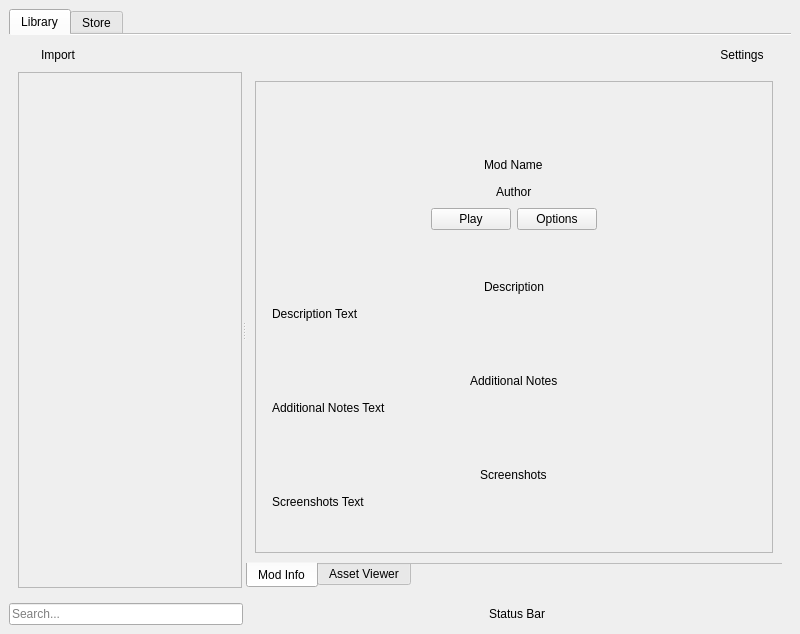
<?xml version="1.0" encoding="UTF-8"?>
<ui version="4.0">
 <class>MainWindow</class>
 <widget class="QMainWindow" name="MainWindow">
  <property name="geometry">
   <rect>
    <x>0</x>
    <y>0</y>
    <width>800</width>
    <height>634</height>
   </rect>
  </property>
  <property name="windowTitle">
   <string>MainWindow</string>
  </property>
  <widget class="QWidget" name="centralwidget">
   <layout class="QGridLayout" name="gridLayout_2">
    <item row="1" column="3">
     <spacer name="horizontalSpacer_2">
      <property name="orientation">
       <enum>Qt::Horizontal</enum>
      </property>
      <property name="sizeHint" stdset="0">
       <size>
        <width>40</width>
        <height>20</height>
       </size>
      </property>
     </spacer>
    </item>
    <item row="1" column="1">
     <spacer name="horizontalSpacer_3">
      <property name="orientation">
       <enum>Qt::Horizontal</enum>
      </property>
      <property name="sizeHint" stdset="0">
       <size>
        <width>40</width>
        <height>20</height>
       </size>
      </property>
     </spacer>
    </item>
    <item row="0" column="0" colspan="5">
     <widget class="QTabWidget" name="mainTabWidget">
      <property name="tabPosition">
       <enum>QTabWidget::North</enum>
      </property>
      <property name="currentIndex">
       <number>0</number>
      </property>
      <property name="elideMode">
       <enum>Qt::ElideNone</enum>
      </property>
      <property name="usesScrollButtons">
       <bool>true</bool>
      </property>
      <property name="documentMode">
       <bool>true</bool>
      </property>
      <property name="tabsClosable">
       <bool>false</bool>
      </property>
      <property name="movable">
       <bool>false</bool>
      </property>
      <widget class="QWidget" name="libraryTab">
       <attribute name="title">
        <string>Library</string>
       </attribute>
       <layout class="QGridLayout" name="gridLayout_3">
        <item row="0" column="3">
         <widget class="QPushButton" name="librarySettingsButton">
          <property name="text">
           <string>Settings</string>
          </property>
          <property name="checkable">
           <bool>false</bool>
          </property>
          <property name="flat">
           <bool>true</bool>
          </property>
         </widget>
        </item>
        <item row="0" column="2">
         <spacer name="horizontalSpacer">
          <property name="orientation">
           <enum>Qt::Horizontal</enum>
          </property>
          <property name="sizeHint" stdset="0">
           <size>
            <width>40</width>
            <height>20</height>
           </size>
          </property>
         </spacer>
        </item>
        <item row="0" column="1">
         <widget class="QPushButton" name="libraryImportButton">
          <property name="text">
           <string>Import</string>
          </property>
          <property name="checkable">
           <bool>false</bool>
          </property>
          <property name="flat">
           <bool>true</bool>
          </property>
         </widget>
        </item>
        <item row="1" column="1" colspan="3">
         <widget class="QSplitter" name="librarySplitter">
          <property name="orientation">
           <enum>Qt::Horizontal</enum>
          </property>
          <widget class="QScrollArea" name="libraryModScrollArea">
           <property name="sizePolicy">
            <sizepolicy hsizetype="MinimumExpanding" vsizetype="Expanding">
             <horstretch>0</horstretch>
             <verstretch>0</verstretch>
            </sizepolicy>
           </property>
           <property name="minimumSize">
            <size>
             <width>224</width>
             <height>0</height>
            </size>
           </property>
           <property name="sizeIncrement">
            <size>
             <width>0</width>
             <height>0</height>
            </size>
           </property>
           <property name="baseSize">
            <size>
             <width>0</width>
             <height>0</height>
            </size>
           </property>
           <property name="horizontalScrollBarPolicy">
            <enum>Qt::ScrollBarAsNeeded</enum>
           </property>
           <property name="sizeAdjustPolicy">
            <enum>QAbstractScrollArea::AdjustIgnored</enum>
           </property>
           <property name="widgetResizable">
            <bool>true</bool>
           </property>
           <widget class="QWidget" name="libraryModScrollAreaWidgetContents">
            <property name="geometry">
             <rect>
              <x>0</x>
              <y>0</y>
              <width>222</width>
              <height>519</height>
             </rect>
            </property>
            <layout class="QGridLayout" name="gridLayout_4">
             <property name="leftMargin">
              <number>4</number>
             </property>
            </layout>
           </widget>
          </widget>
          <widget class="QTabWidget" name="libraryViewTabWidget">
           <property name="sizePolicy">
            <sizepolicy hsizetype="Expanding" vsizetype="Expanding">
             <horstretch>0</horstretch>
             <verstretch>0</verstretch>
            </sizepolicy>
           </property>
           <property name="tabPosition">
            <enum>QTabWidget::South</enum>
           </property>
           <property name="currentIndex">
            <number>0</number>
           </property>
           <property name="documentMode">
            <bool>true</bool>
           </property>
           <widget class="QWidget" name="libraryModInfoTab">
            <property name="layoutDirection">
             <enum>Qt::LeftToRight</enum>
            </property>
            <property name="autoFillBackground">
             <bool>false</bool>
            </property>
            <attribute name="title">
             <string>Mod Info</string>
            </attribute>
            <layout class="QGridLayout" name="gridLayout_6">
             <property name="sizeConstraint">
              <enum>QLayout::SetDefaultConstraint</enum>
             </property>
             <item row="0" column="0">
              <widget class="QScrollArea" name="libraryModInfoScrollArea">
               <property name="sizePolicy">
                <sizepolicy hsizetype="MinimumExpanding" vsizetype="Expanding">
                 <horstretch>0</horstretch>
                 <verstretch>0</verstretch>
                </sizepolicy>
               </property>
               <property name="horizontalScrollBarPolicy">
                <enum>Qt::ScrollBarAlwaysOff</enum>
               </property>
               <property name="sizeAdjustPolicy">
                <enum>QAbstractScrollArea::AdjustIgnored</enum>
               </property>
               <property name="widgetResizable">
                <bool>true</bool>
               </property>
               <property name="alignment">
                <set>Qt::AlignJustify|Qt::AlignVCenter</set>
               </property>
               <widget class="QWidget" name="libraryModInfoScrollAreaWidgetContents">
                <property name="geometry">
                 <rect>
                  <x>0</x>
                  <y>0</y>
                  <width>543</width>
                  <height>478</height>
                 </rect>
                </property>
                <layout class="QGridLayout" name="gridLayout_9">
                 <property name="leftMargin">
                  <number>16</number>
                 </property>
                 <property name="topMargin">
                  <number>32</number>
                 </property>
                 <property name="rightMargin">
                  <number>16</number>
                 </property>
                 <property name="bottomMargin">
                  <number>0</number>
                 </property>
                 <item row="1" column="1" colspan="2" alignment="Qt::AlignHCenter">
                  <widget class="QLabel" name="libraryModInfoName">
                   <property name="text">
                    <string>Mod Name</string>
                   </property>
                  </widget>
                 </item>
                 <item row="3" column="1" alignment="Qt::AlignRight">
                  <widget class="QPushButton" name="libraryModInfoPlay">
                   <property name="text">
                    <string>Play</string>
                   </property>
                  </widget>
                 </item>
                 <item row="8" column="0">
                  <spacer name="horizontalSpacer_11">
                   <property name="orientation">
                    <enum>Qt::Horizontal</enum>
                   </property>
                   <property name="sizeHint" stdset="0">
                    <size>
                     <width>40</width>
                     <height>20</height>
                    </size>
                   </property>
                  </spacer>
                 </item>
                 <item row="11" column="3">
                  <spacer name="horizontalSpacer_13">
                   <property name="orientation">
                    <enum>Qt::Horizontal</enum>
                   </property>
                   <property name="sizeHint" stdset="0">
                    <size>
                     <width>40</width>
                     <height>20</height>
                    </size>
                   </property>
                  </spacer>
                 </item>
                 <item row="1" column="3">
                  <spacer name="horizontalSpacer_6">
                   <property name="orientation">
                    <enum>Qt::Horizontal</enum>
                   </property>
                   <property name="sizeHint" stdset="0">
                    <size>
                     <width>40</width>
                     <height>20</height>
                    </size>
                   </property>
                  </spacer>
                 </item>
                 <item row="0" column="0" colspan="4">
                  <spacer name="verticalSpacer1">
                   <property name="orientation">
                    <enum>Qt::Vertical</enum>
                   </property>
                   <property name="sizeType">
                    <enum>QSizePolicy::Maximum</enum>
                   </property>
                   <property name="sizeHint" stdset="0">
                    <size>
                     <width>20</width>
                     <height>40</height>
                    </size>
                   </property>
                  </spacer>
                 </item>
                 <item row="2" column="3">
                  <spacer name="horizontalSpacer_8">
                   <property name="orientation">
                    <enum>Qt::Horizontal</enum>
                   </property>
                   <property name="sizeHint" stdset="0">
                    <size>
                     <width>40</width>
                     <height>20</height>
                    </size>
                   </property>
                  </spacer>
                 </item>
                 <item row="12" column="0">
                  <widget class="QLabel" name="libraryModInfoScreenshotsContents">
                   <property name="frameShadow">
                    <enum>QFrame::Plain</enum>
                   </property>
                   <property name="lineWidth">
                    <number>1</number>
                   </property>
                   <property name="text">
                    <string>Screenshots Text</string>
                   </property>
                   <property name="textFormat">
                    <enum>Qt::AutoText</enum>
                   </property>
                   <property name="scaledContents">
                    <bool>false</bool>
                   </property>
                  </widget>
                 </item>
                 <item row="10" column="0">
                  <spacer name="verticalSpacer4">
                   <property name="orientation">
                    <enum>Qt::Vertical</enum>
                   </property>
                   <property name="sizeType">
                    <enum>QSizePolicy::Maximum</enum>
                   </property>
                   <property name="sizeHint" stdset="0">
                    <size>
                     <width>20</width>
                     <height>40</height>
                    </size>
                   </property>
                  </spacer>
                 </item>
                 <item row="2" column="1" colspan="2" alignment="Qt::AlignHCenter">
                  <widget class="QLabel" name="libraryModInfoAuthor">
                   <property name="text">
                    <string>Author</string>
                   </property>
                  </widget>
                 </item>
                 <item row="13" column="0">
                  <spacer name="verticalSpacer5">
                   <property name="orientation">
                    <enum>Qt::Vertical</enum>
                   </property>
                   <property name="sizeType">
                    <enum>QSizePolicy::Maximum</enum>
                   </property>
                   <property name="sizeHint" stdset="0">
                    <size>
                     <width>20</width>
                     <height>40</height>
                    </size>
                   </property>
                  </spacer>
                 </item>
                 <item row="11" column="0">
                  <spacer name="horizontalSpacer_14">
                   <property name="orientation">
                    <enum>Qt::Horizontal</enum>
                   </property>
                   <property name="sizeHint" stdset="0">
                    <size>
                     <width>40</width>
                     <height>20</height>
                    </size>
                   </property>
                  </spacer>
                 </item>
                 <item row="5" column="1" colspan="2" alignment="Qt::AlignHCenter">
                  <widget class="QLabel" name="libraryModInfoDescription">
                   <property name="text">
                    <string>Description</string>
                   </property>
                  </widget>
                 </item>
                 <item row="1" column="0">
                  <spacer name="horizontalSpacer_5">
                   <property name="orientation">
                    <enum>Qt::Horizontal</enum>
                   </property>
                   <property name="sizeHint" stdset="0">
                    <size>
                     <width>40</width>
                     <height>20</height>
                    </size>
                   </property>
                  </spacer>
                 </item>
                 <item row="8" column="1" colspan="2" alignment="Qt::AlignHCenter">
                  <widget class="QLabel" name="libraryModInfoAdditionalNotes">
                   <property name="frameShadow">
                    <enum>QFrame::Plain</enum>
                   </property>
                   <property name="lineWidth">
                    <number>1</number>
                   </property>
                   <property name="text">
                    <string>Additional Notes</string>
                   </property>
                   <property name="textFormat">
                    <enum>Qt::AutoText</enum>
                   </property>
                   <property name="scaledContents">
                    <bool>false</bool>
                   </property>
                  </widget>
                 </item>
                 <item row="2" column="0">
                  <spacer name="horizontalSpacer_7">
                   <property name="orientation">
                    <enum>Qt::Horizontal</enum>
                   </property>
                   <property name="sizeHint" stdset="0">
                    <size>
                     <width>40</width>
                     <height>20</height>
                    </size>
                   </property>
                  </spacer>
                 </item>
                 <item row="4" column="0" colspan="4">
                  <spacer name="verticalSpacer2">
                   <property name="orientation">
                    <enum>Qt::Vertical</enum>
                   </property>
                   <property name="sizeType">
                    <enum>QSizePolicy::Maximum</enum>
                   </property>
                   <property name="sizeHint" stdset="0">
                    <size>
                     <width>20</width>
                     <height>40</height>
                    </size>
                   </property>
                  </spacer>
                 </item>
                 <item row="6" column="0" colspan="4">
                  <widget class="QLabel" name="libraryModInfoDescriptionContents">
                   <property name="text">
                    <string>Description Text</string>
                   </property>
                   <property name="wordWrap">
                    <bool>true</bool>
                   </property>
                  </widget>
                 </item>
                 <item row="5" column="0">
                  <spacer name="horizontalSpacer_9">
                   <property name="orientation">
                    <enum>Qt::Horizontal</enum>
                   </property>
                   <property name="sizeHint" stdset="0">
                    <size>
                     <width>40</width>
                     <height>20</height>
                    </size>
                   </property>
                  </spacer>
                 </item>
                 <item row="7" column="0">
                  <spacer name="verticalSpacer3">
                   <property name="orientation">
                    <enum>Qt::Vertical</enum>
                   </property>
                   <property name="sizeType">
                    <enum>QSizePolicy::Maximum</enum>
                   </property>
                   <property name="sizeHint" stdset="0">
                    <size>
                     <width>20</width>
                     <height>40</height>
                    </size>
                   </property>
                  </spacer>
                 </item>
                 <item row="3" column="2" alignment="Qt::AlignLeft">
                  <widget class="QPushButton" name="libraryModInfoOptions">
                   <property name="text">
                    <string>Options</string>
                   </property>
                   <property name="flat">
                    <bool>false</bool>
                   </property>
                  </widget>
                 </item>
                 <item row="5" column="3">
                  <spacer name="horizontalSpacer_10">
                   <property name="orientation">
                    <enum>Qt::Horizontal</enum>
                   </property>
                   <property name="sizeHint" stdset="0">
                    <size>
                     <width>40</width>
                     <height>20</height>
                    </size>
                   </property>
                  </spacer>
                 </item>
                 <item row="8" column="3">
                  <spacer name="horizontalSpacer_12">
                   <property name="orientation">
                    <enum>Qt::Horizontal</enum>
                   </property>
                   <property name="sizeHint" stdset="0">
                    <size>
                     <width>40</width>
                     <height>20</height>
                    </size>
                   </property>
                  </spacer>
                 </item>
                 <item row="11" column="1" colspan="2" alignment="Qt::AlignHCenter">
                  <widget class="QLabel" name="libraryModInfoScreenshots">
                   <property name="frameShadow">
                    <enum>QFrame::Plain</enum>
                   </property>
                   <property name="lineWidth">
                    <number>1</number>
                   </property>
                   <property name="text">
                    <string>Screenshots</string>
                   </property>
                   <property name="textFormat">
                    <enum>Qt::AutoText</enum>
                   </property>
                   <property name="scaledContents">
                    <bool>false</bool>
                   </property>
                  </widget>
                 </item>
                 <item row="9" column="0" colspan="4">
                  <widget class="QLabel" name="libraryModInfoAdditionalNotesContents">
                   <property name="frameShadow">
                    <enum>QFrame::Plain</enum>
                   </property>
                   <property name="lineWidth">
                    <number>1</number>
                   </property>
                   <property name="text">
                    <string>Additional Notes Text</string>
                   </property>
                   <property name="textFormat">
                    <enum>Qt::AutoText</enum>
                   </property>
                   <property name="scaledContents">
                    <bool>false</bool>
                   </property>
                   <property name="wordWrap">
                    <bool>true</bool>
                   </property>
                  </widget>
                 </item>
                </layout>
               </widget>
              </widget>
             </item>
            </layout>
           </widget>
           <widget class="QWidget" name="libraryAssetViewerTab">
            <attribute name="title">
             <string>Asset Viewer</string>
            </attribute>
            <layout class="QGridLayout" name="gridLayout">
             <item row="0" column="0">
              <widget class="QScrollArea" name="libraryAssetViewScrollArea">
               <property name="widgetResizable">
                <bool>true</bool>
               </property>
               <widget class="QWidget" name="libraryAssetViewScrollAreaWidgetContents">
                <property name="geometry">
                 <rect>
                  <x>0</x>
                  <y>0</y>
                  <width>543</width>
                  <height>478</height>
                 </rect>
                </property>
                <layout class="QGridLayout" name="gridLayout_8">
                 <item row="0" column="0" alignment="Qt::AlignHCenter">
                  <widget class="QLabel" name="label">
                   <property name="text">
                    <string>TODO !!!</string>
                   </property>
                  </widget>
                 </item>
                </layout>
               </widget>
              </widget>
             </item>
            </layout>
           </widget>
          </widget>
         </widget>
        </item>
       </layout>
      </widget>
      <widget class="QWidget" name="storeTab">
       <attribute name="title">
        <string>Store</string>
       </attribute>
       <layout class="QGridLayout" name="gridLayout_5">
        <item row="0" column="1">
         <spacer name="horizontalSpacer_4">
          <property name="orientation">
           <enum>Qt::Horizontal</enum>
          </property>
          <property name="sizeHint" stdset="0">
           <size>
            <width>20</width>
            <height>40</height>
           </size>
          </property>
         </spacer>
        </item>
        <item row="0" column="2">
         <widget class="QPushButton" name="storeSettingsButton">
          <property name="text">
           <string>Settings</string>
          </property>
          <property name="checkable">
           <bool>false</bool>
          </property>
          <property name="flat">
           <bool>true</bool>
          </property>
         </widget>
        </item>
        <item row="1" column="0" colspan="3">
         <widget class="QTabWidget" name="storeCategoryTab">
          <property name="tabPosition">
           <enum>QTabWidget::South</enum>
          </property>
          <property name="currentIndex">
           <number>0</number>
          </property>
          <property name="elideMode">
           <enum>Qt::ElideNone</enum>
          </property>
          <widget class="QWidget" name="storeCategory_01">
           <attribute name="title">
            <string>Mod List</string>
           </attribute>
           <layout class="QGridLayout" name="gridLayout_7">
            <item row="0" column="0" alignment="Qt::AlignHCenter">
             <widget class="QLabel" name="label_2">
              <property name="text">
               <string>TODO !!!</string>
              </property>
             </widget>
            </item>
           </layout>
          </widget>
          <widget class="QWidget" name="storeCategory_02">
           <attribute name="title">
            <string>Multiple/All</string>
           </attribute>
           <layout class="QGridLayout" name="gridLayout_12"/>
          </widget>
          <widget class="QWidget" name="storeCategory_03">
           <attribute name="title">
            <string>Yuri</string>
           </attribute>
           <layout class="QGridLayout" name="gridLayout_23"/>
          </widget>
          <widget class="QWidget" name="storeCategory_04">
           <attribute name="title">
            <string>Natsuki</string>
           </attribute>
           <layout class="QGridLayout" name="gridLayout_24"/>
          </widget>
          <widget class="QWidget" name="storeCategory_05">
           <attribute name="title">
            <string>Sayori</string>
           </attribute>
           <layout class="QGridLayout" name="gridLayout_25"/>
          </widget>
          <widget class="QWidget" name="storeCategory_06">
           <attribute name="title">
            <string>Monika</string>
           </attribute>
           <layout class="QGridLayout" name="gridLayout_26"/>
          </widget>
          <widget class="QWidget" name="storeCategory_07">
           <attribute name="title">
            <string>Drama</string>
           </attribute>
           <layout class="QGridLayout" name="gridLayout_27"/>
          </widget>
          <widget class="QWidget" name="storeCategory_08">
           <attribute name="title">
            <string>Horror</string>
           </attribute>
           <layout class="QGridLayout" name="gridLayout_28"/>
          </widget>
          <widget class="QWidget" name="storeCategory_09">
           <attribute name="title">
            <string>Meta</string>
           </attribute>
           <layout class="QGridLayout" name="gridLayout_29"/>
          </widget>
          <widget class="QWidget" name="storeCategory_10">
           <attribute name="title">
            <string>Romance</string>
           </attribute>
           <layout class="QGridLayout" name="gridLayout_30"/>
          </widget>
          <widget class="QWidget" name="storeCategory_11">
           <attribute name="title">
            <string>Adventure</string>
           </attribute>
           <layout class="QGridLayout" name="gridLayout_31"/>
          </widget>
          <widget class="QWidget" name="storeCategory_12">
           <attribute name="title">
            <string>Action</string>
           </attribute>
           <layout class="QGridLayout" name="gridLayout_32"/>
          </widget>
          <widget class="QWidget" name="storeCategory_13">
           <attribute name="title">
            <string>Slice of Life</string>
           </attribute>
           <layout class="QGridLayout" name="gridLayout_33"/>
          </widget>
          <widget class="QWidget" name="storeCategory_14">
           <attribute name="title">
            <string>Comedy/Meme</string>
           </attribute>
           <layout class="QGridLayout" name="gridLayout_34"/>
          </widget>
          <widget class="QWidget" name="storeCategory_15">
           <attribute name="title">
            <string>Holiday</string>
           </attribute>
           <layout class="QGridLayout" name="gridLayout_35"/>
          </widget>
         </widget>
        </item>
        <item row="0" column="0">
         <widget class="QPushButton" name="storeFetchModListButton">
          <property name="text">
           <string>Fetch Mod List</string>
          </property>
          <property name="flat">
           <bool>true</bool>
          </property>
         </widget>
        </item>
       </layout>
      </widget>
     </widget>
    </item>
    <item row="1" column="0">
     <widget class="QLineEdit" name="searchLineEdit">
      <property name="dragEnabled">
       <bool>true</bool>
      </property>
      <property name="placeholderText">
       <string>Search...</string>
      </property>
      <property name="clearButtonEnabled">
       <bool>true</bool>
      </property>
     </widget>
    </item>
    <item row="1" column="2">
     <widget class="QLabel" name="statusBar">
      <property name="text">
       <string>Status Bar</string>
      </property>
      <property name="textFormat">
       <enum>Qt::PlainText</enum>
      </property>
     </widget>
    </item>
   </layout>
  </widget>
 </widget>
 <resources/>
 <connections/>
</ui>
